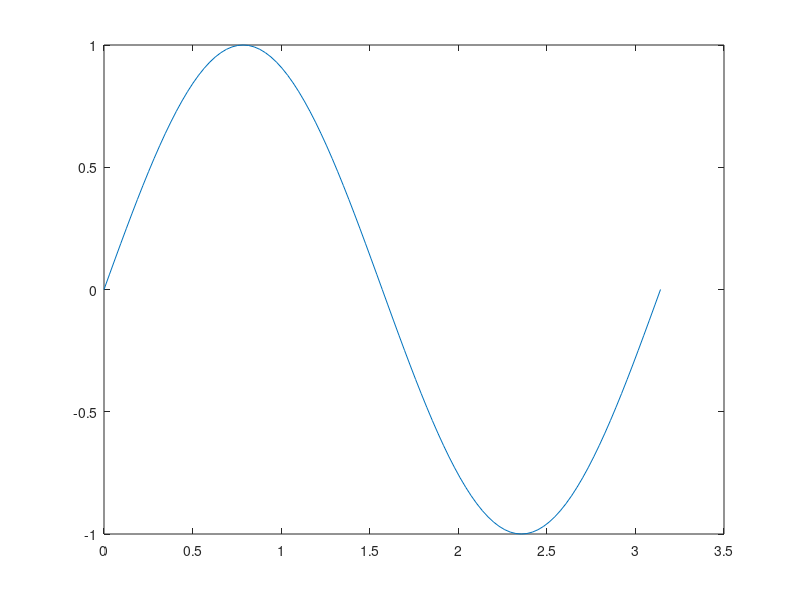

Write MATLAB code to recreate this figure. (Note: this script raises an error after producing the figure.)
% Time exponential integrator

clc; clear variables; close all;

Nx = 100;
interval = [0, pi];
xvals = linspace(interval(1), interval(2), Nx+1)';
dx = xvals(2) - xvals(1);

Tf = 15;
dt = dx;
tvals = 0:dt:Tf;

% U_t = k*U_xx ===> F(t, u) = k*U_xx
k = 1;
u0 = @(x) sin(2*x);
u_exact = @(x, t) exp(-4*k^2*t).*sin(2*k*x);

u = u0(xvals);
phi = @(z) (expm(z) - 1) ./ z;
g = @(u) 0;
figure(1); clf;
plot(xvals, u);
Dxx = (1/dx^2)*gallery("tridiag", Nx+1, 1, -2, 1);
A = k*Dxx;
for n = 2:numel(tvals)
    t = tvals(n);
    dt = t - tvals(n-1);

    u = expm(dt*A)*u + dt*phi(-dt*A).*g(u);
    u(1) = 0; u(end) = 0; % homo. Dirichlet BCs

    figure(2); clf;
    plot(u);
end







